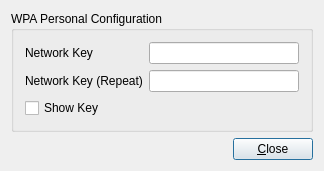
<ui version="4.0" >
 <class>dialogWPAPersonal</class>
 <widget class="QDialog" name="dialogWPAPersonal" >
  <property name="geometry" >
   <rect>
    <x>0</x>
    <y>0</y>
    <width>311</width>
    <height>168</height>
   </rect>
  </property>
  <property name="windowTitle" >
   <string>WPA Personal Config</string>
  </property>
  <property name="windowIcon" >
   <iconset resource="wificonfig.qrc" >
    <normaloff>:/tray_wifi85.png</normaloff>:/tray_wifi85.png</iconset>
  </property>
  <layout class="QGridLayout" name="gridLayout_2" >
   <item row="0" column="0" >
    <widget class="QGroupBox" name="groupBox" >
     <property name="title" >
      <string>WPA Personal Configuration</string>
     </property>
     <layout class="QGridLayout" name="gridLayout" >
      <item row="0" column="0" >
       <widget class="QLabel" name="textLabel1" >
        <property name="text" >
         <string>Network Key</string>
        </property>
        <property name="wordWrap" >
         <bool>false</bool>
        </property>
       </widget>
      </item>
      <item row="0" column="1" >
       <widget class="QLineEdit" name="lineKey" >
        <property name="minimumSize" >
         <size>
          <width>150</width>
          <height>0</height>
         </size>
        </property>
        <property name="echoMode" >
         <enum>QLineEdit::Password</enum>
        </property>
       </widget>
      </item>
      <item row="1" column="0" >
       <widget class="QLabel" name="textLabel1_2" >
        <property name="text" >
         <string>Network Key (Repeat)</string>
        </property>
        <property name="wordWrap" >
         <bool>false</bool>
        </property>
       </widget>
      </item>
      <item row="1" column="1" >
       <widget class="QLineEdit" name="lineKey2" >
        <property name="minimumSize" >
         <size>
          <width>150</width>
          <height>0</height>
         </size>
        </property>
        <property name="echoMode" >
         <enum>QLineEdit::Password</enum>
        </property>
       </widget>
      </item>
      <item row="2" column="0" colspan="2" >
       <widget class="QCheckBox" name="checkShowKey" >
        <property name="text" >
         <string>Show Key</string>
        </property>
       </widget>
      </item>
     </layout>
    </widget>
   </item>
   <item row="1" column="0" >
    <layout class="QHBoxLayout" name="horizontalLayout" >
     <item>
      <spacer name="spacer12" >
       <property name="orientation" >
        <enum>Qt::Horizontal</enum>
       </property>
       <property name="sizeType" >
        <enum>QSizePolicy::Expanding</enum>
       </property>
       <property name="sizeHint" stdset="0" >
        <size>
         <width>191</width>
         <height>20</height>
        </size>
       </property>
      </spacer>
     </item>
     <item>
      <widget class="QPushButton" name="pushClose" >
       <property name="text" >
        <string>&amp;Close</string>
       </property>
       <property name="shortcut" >
        <string>Alt+C</string>
       </property>
      </widget>
     </item>
    </layout>
   </item>
  </layout>
 </widget>
 <layoutdefault spacing="6" margin="11" />
 <includes>
  <include location="local" >qmessagebox.h</include>
 </includes>
 <resources>
  <include location="wificonfig.qrc" />
 </resources>
 <connections>
  <connection>
   <sender>pushClose</sender>
   <signal>clicked()</signal>
   <receiver>dialogWPAPersonal</receiver>
   <slot>slotClose()</slot>
   <hints>
    <hint type="sourcelabel" >
     <x>20</x>
     <y>20</y>
    </hint>
    <hint type="destinationlabel" >
     <x>20</x>
     <y>20</y>
    </hint>
   </hints>
  </connection>
  <connection>
   <sender>checkShowKey</sender>
   <signal>clicked()</signal>
   <receiver>dialogWPAPersonal</receiver>
   <slot>slotShowKey()</slot>
   <hints>
    <hint type="sourcelabel" >
     <x>129</x>
     <y>85</y>
    </hint>
    <hint type="destinationlabel" >
     <x>129</x>
     <y>73</y>
    </hint>
   </hints>
  </connection>
 </connections>
</ui>
